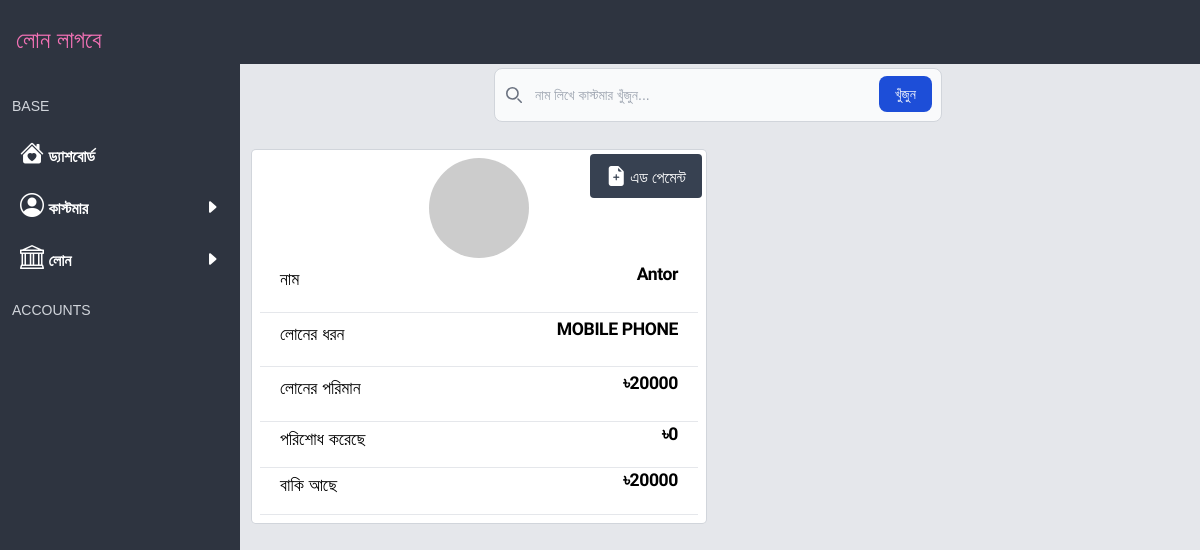
The app's page /see-customer, older data.
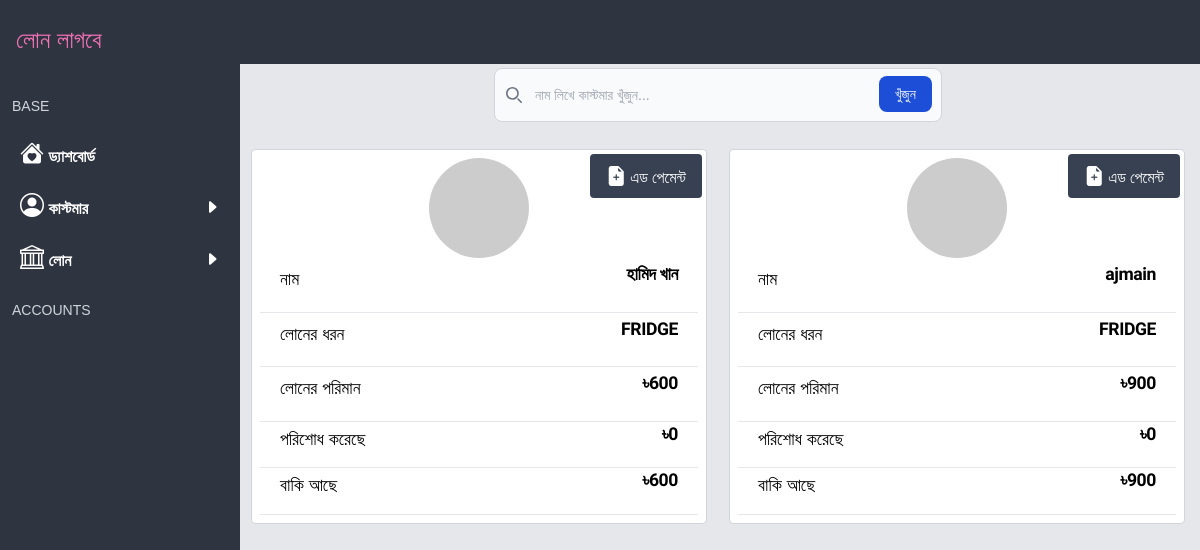
The same page, newer data.
### base/models.py (models this page shows, shortened)
class Base(models.Model):
    created_at = models.DateTimeField(default=timezone.now, editable=False)
    updated_at = models.DateTimeField(auto_now=True)
    class Meta:
        abstract = True

class Customer(Base):
    name = models.CharField(max_length=100)
    address = models.CharField(max_length=100)
    loans = models.ForeignKey(Loan, on_delete=models.CASCADE, related_name='user_loan')
    total_loan_amount = models.IntegerField(default=0)
    already_paid = models.IntegerField(default=0)
    have_to_paid = models.IntegerField(default=0)
    dp = models.FileField(upload_to='dp', null=True, blank=True)
    notes = models.TextField(null=True, blank=True)
    mission_complete = models.BooleanField(default=False)

class Loan(Base):
    name = models.CharField(max_length=100)
    price = models.IntegerField(default=0)

### base/views.py (the view)
# urls.py: path('see-customer', show_customer),
def show_customer(request):
    customers = Customer.objects.all()
    if request.GET.get('q'):
        customers = customers.filter(name__icontains=request.GET.get('q'))
    context = {'customer' : customers}
    return render(request, 'seecustomer.html', context)

### templates/seecustomer.html (shortened to what this page needs)
{% extends 'base.html' %}
{% block body %}
<form class="mb-5 max-w-md mx-auto" method="GET" action="/see-customer">
  <div class="relative">
      <div class="absolute inset-y-0 start-0 flex items-center ps-3 pointer-events-none">
      </div>
      <input name="q" type="search" id="default-search" class="block w-full p-4 ps-10 text-sm text-gray-900 border border-gray-300 rounded-lg bg-gray-50 focus:ring-blue-500 focus:border-blue-500" placeholder="নাম লিখে কাস্টমার খুঁজুন..." required />
      <button type="submit" class="text-white absolute end-2.5 bottom-2.5 bg-blue-700 hover:bg-blue-800 focus:ring-4 focus:outline-none focus:ring-blue-300 font-medium rounded-lg text-sm px-4 py-2">খুঁজুন</button>
  </div>
</form>
<div class="grid grid-cols-1 md:grid-cols-2 gap-2">
   {% for c in customer %}
   <div class="z-0 relative m-2 p-2 rounded bg-white flex flex-col justify-center ring ring-1 ring-gray-300">
    {% if c.have_to_paid != 0 %}
      <button data-modal-id="modal-{{c.id}}" class="openModalBtn top-1 right-1 absolute text-white py-2 px-4 rounded bg-gray-700">
       <i class="text-xl bi bi-file-earmark-plus-fill"></i> এড পেমেন্ট
     </button>
    {% endif %}
     <div class="flex items-center justify-center">
       <img class="rounded-full w-[100px]" src="https://api.dicebear.com/9.x/identicon/svg?seed={{c.name}}" />
     </div>
     <div class="info flex items-start justify-between mx-5 my-2">
       <p class="mute">নাম</p>
       <p class="mute gab">{{c.name}}</p>
     </div>
     <hr>
     <div class="info flex items-start justify-between mx-5 my-2">
       <p class="mute">লোনের ধরন</p>
       <p class="mute gab">{{c.loans.name}}</p>
     </div>
     <hr>
     <div class="info flex items-start justify-between mx-5 my-2">
       <p class="mute">লোনের পরিমান</p>
       <p class="mute gab">৳{{c.total_loan_amount}}</p>
     </div>
     <hr>
     <div class="info flex items-start justify-between mx-5 my-1">
       <p class="mute">পরিশোধ করেছে</p>
       <p class="mute gab">৳{{c.already_paid}}</p>
     </div>
     <hr>
     <div class="info flex items-start justify-between mx-5 my-1">
       <p class="mute">বাকি আছে</p>
       <p class="mute gab">৳{{c.have_to_paid}}</p>
     </div>
     <hr>
   </div>
   {% endfor %}
{% endblock %}

### templates/base.html (shortened to what this page needs)
<!doctype html>
<html>
<head>
  <script src="https://cdn.tailwindcss.com"></script>
  <link rel="stylesheet" href="https://cdn.jsdelivr.net/npm/bootstrap-icons@1.11.3/font/bootstrap-icons.min.css">
</head>
<body x-data="{open : false}" class="p-0 m-0 gap-0 md:flex bg-gray-200">
  <nav x-show="open" class="rng md:!block fixed navcol w-60 h-screen top-0 md:top-auto z-10">
    <div class="nav flex items-center justify-between">
      <a class="p-4 px-4 text-2xl" href="/">
        <h1 class="pt-2 text-pink-400">লোন লাগবে</h1>
      </a>
    </div>
    <ul class="text-white p-3 items">
              <div class="py-3 flex items-center text-sm text-gray-300 after:flex-1">BASE</div>
      <li class="font-bold p-2 hover:rounded-md hover:bg-gray-700 hover:text-pink-400">
        <i style="font-size: 1.5rem;" class="bi bi-house-heart-fill"></i>
         ড্যাশবোর্ড</li>
      <li onclick="showcats()" class="font-bold p-2 hover:rounded-md hover:bg-gray-700 hover:text-pink-400">
        <div class="flex justify-between">
          <div>
        <i style="font-size: 1.5rem;" class="bi bi-person-circle"></i>
         কাস্টমার
         </div>
         <div id="cd" class="mt-2">
           <i class="bi bi-caret-right-fill"></i>
         </div>
                 </li>
          <li onclick="showloan()" class="font-bold p-2 hover:rounded-md hover:bg-gray-700 hover:text-pink-400">
            <div class="flex justify-between">
              <div>
                <i style="font-size: 1.5rem;" class="bi bi-bank"></i>
                লোন
              </div>
              <div id="ln" class="mt-2">
                <i class="bi bi-caret-right-fill"></i>
              </div>
          </li>
              <div class="py-4 flex items-center text-sm text-gray-300 after:flex-1">ACCOUNTS</div>
    </ul>
  </nav>
  <div class="md:flex-grow">
    <header class="fixed w-full top-0  navcol flex items-center gap-1 h-16 p-2 text-white z-1">
    </header>
    <main class="pt-16 p-1 m-1 md:ml-60">
        {% block body %}
        {% endblock %}
    </main>
  </div>
</body>
</html>

### templates/base.html (style rules this page uses)
h1, ul, li, p,.mute, form { font-family: 'AdorshoLipi', sans-serif !important; font-weight: 400 ; font-style: normal; }
.gab { font-family: "Gabarito", sans-serif !important; font-weight: 600 !important; letter-spacing: -0.4px !important; margin-bottom: 20px; line-height: 1 !important; }
ul { font-family: "Open Sans"; }
.navcol { background-color: #2E3440; }
p { font-family: "Gabarito", sans-serif !important; font-size: 1.1em !important; }

Row changes from the older to the newer data that the page shows:
removed Customer: name "Antor", loans.name "MOBILE PHONE", total_loan_amount "20000", already_paid "0", have_to_paid "20000"
added Customer: name "হামিদ খান", loans.name "FRIDGE", total_loan_amount "600", already_paid "0", have_to_paid "600"
added Customer: name "ajmain", loans.name "FRIDGE", total_loan_amount "900", already_paid "0", have_to_paid "900"
